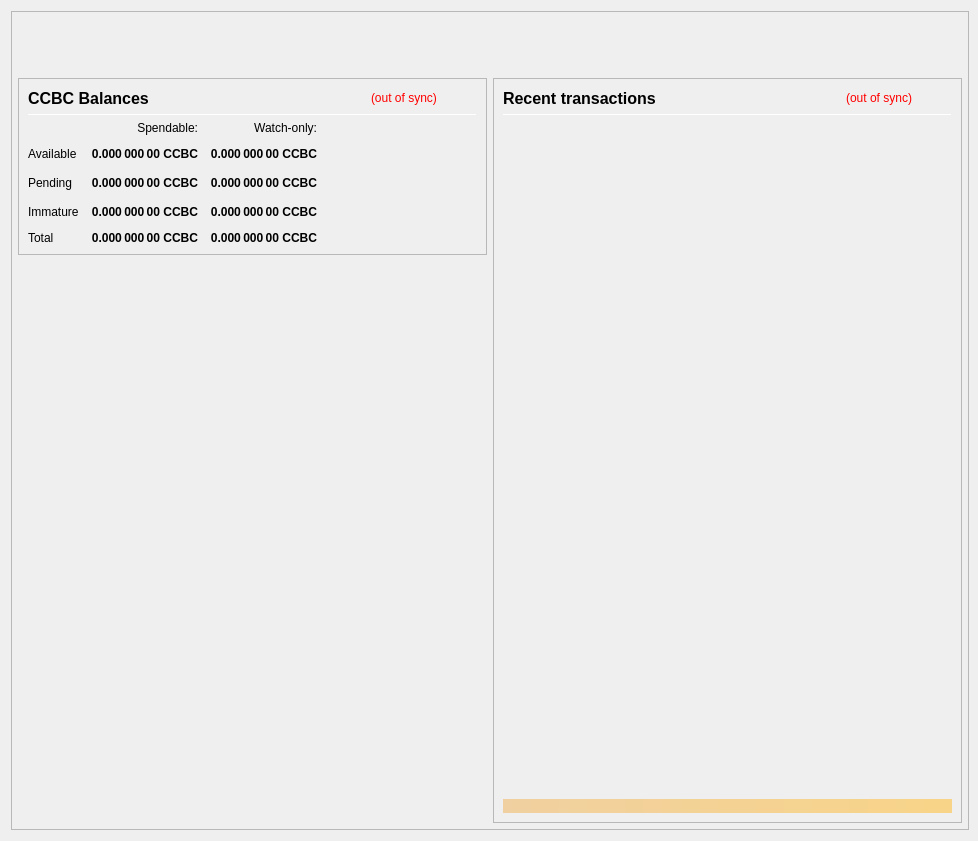
<?xml version="1.0" encoding="UTF-8"?>
<ui version="4.0">
 <class>OverviewPage</class>
 <widget class="QWidget" name="OverviewPage">
  <property name="geometry">
   <rect>
    <x>0</x>
    <y>0</y>
    <width>978</width>
    <height>841</height>
   </rect>
  </property>
  <property name="minimumSize">
   <size>
    <width>960</width>
    <height>682</height>
   </size>
  </property>
  <property name="font">
   <font>
    <weight>50</weight>
    <bold>false</bold>
   </font>
  </property>
  <property name="windowTitle">
   <string>Form</string>
  </property>
  <layout class="QVBoxLayout" name="topLayout" stretch="0">
   <property name="rightMargin">
    <number>9</number>
   </property>
   <item>
    <widget class="QFrame" name="frame_BG">
     <property name="minimumSize">
      <size>
       <width>850</width>
       <height>610</height>
      </size>
     </property>
     <property name="maximumSize">
      <size>
       <width>16777215</width>
       <height>16777215</height>
      </size>
     </property>
     <property name="frameShape">
      <enum>QFrame::StyledPanel</enum>
     </property>
     <property name="frameShadow">
      <enum>QFrame::Raised</enum>
     </property>
     <layout class="QVBoxLayout" name="verticalLayout_3" stretch="0">
      <property name="leftMargin">
       <number>0</number>
      </property>
      <property name="topMargin">
       <number>0</number>
      </property>
      <property name="rightMargin">
       <number>0</number>
      </property>
      <property name="bottomMargin">
       <number>6</number>
      </property>
      <item>
       <layout class="QVBoxLayout" name="verticalLayout_Master" stretch="0,1">
        <property name="leftMargin">
         <number>0</number>
        </property>
        <property name="topMargin">
         <number>0</number>
        </property>
        <property name="rightMargin">
         <number>0</number>
        </property>
        <property name="bottomMargin">
         <number>0</number>
        </property>
        <item>
         <widget class="QFrame" name="frame_Header">
          <layout class="QVBoxLayout" name="verticalLayout_Header" stretch="0">
           <property name="leftMargin">
            <number>0</number>
           </property>
           <property name="topMargin">
            <number>0</number>
           </property>
           <property name="rightMargin">
            <number>0</number>
           </property>
           <property name="bottomMargin">
            <number>0</number>
           </property>
           <item>
            <layout class="QHBoxLayout" name="horizontalLayout_Header" stretch="1,0">
             <property name="spacing">
              <number>6</number>
             </property>
             <item>
              <spacer name="horizontalSpacer_Header">
               <property name="orientation">
                <enum>Qt::Horizontal</enum>
               </property>
               <property name="sizeHint" stdset="0">
                <size>
                 <width>40</width>
                 <height>20</height>
                </size>
               </property>
              </spacer>
             </item>
             <item>
              <widget class="QLabel" name="labelOverviewHeaderRight">
               <property name="minimumSize">
                <size>
                 <width>464</width>
                 <height>60</height>
                </size>
               </property>
               <property name="maximumSize">
                <size>
                 <width>16777215</width>
                 <height>60</height>
                </size>
               </property>
               <property name="font">
                <font>
                 <pointsize>14</pointsize>
                </font>
               </property>
               <property name="text">
                <string/>
               </property>
               <property name="alignment">
                <set>Qt::AlignRight|Qt::AlignTrailing|Qt::AlignVCenter</set>
               </property>
              </widget>
             </item>
            </layout>
           </item>
          </layout>
         </widget>
        </item>
        <item>
         <widget class="QFrame" name="frame_Content">
          <layout class="QVBoxLayout" name="verticalLayout_Content">
           <property name="leftMargin">
            <number>6</number>
           </property>
           <property name="topMargin">
            <number>0</number>
           </property>
           <property name="rightMargin">
            <number>6</number>
           </property>
           <property name="bottomMargin">
            <number>0</number>
           </property>
           <item>
            <layout class="QHBoxLayout" name="horizontalLayout_Content" stretch="1,1">
             <property name="spacing">
              <number>6</number>
             </property>
             <item>
              <layout class="QVBoxLayout" name="verticalLayout_left" stretch="0,0">
               <item>
                <widget class="QFrame" name="frameBalances">
                 <property name="frameShape">
                  <enum>QFrame::StyledPanel</enum>
                 </property>
                 <property name="frameShadow">
                  <enum>QFrame::Raised</enum>
                 </property>
                 <layout class="QVBoxLayout" name="verticalLayout_4">
                  <item>
                   <layout class="QHBoxLayout" name="hlBalancesHeader" stretch="2,0,0">
                    <property name="spacing">
                     <number>6</number>
                    </property>
                    <item>
                     <widget class="QLabel" name="labelBalances">
                      <property name="minimumSize">
                       <size>
                        <width>0</width>
                        <height>0</height>
                       </size>
                      </property>
                      <property name="font">
                       <font>
                        <pointsize>12</pointsize>
                        <weight>75</weight>
                        <bold>true</bold>
                       </font>
                      </property>
                      <property name="text">
                       <string>CCBC Balances</string>
                      </property>
                     </widget>
                    </item>
                    <item>
                     <widget class="QLabel" name="labelWalletStatus">
                      <property name="cursor">
                       <cursorShape>WhatsThisCursor</cursorShape>
                      </property>
                      <property name="toolTip">
                       <string>The displayed information may be out of date. Your wallet automatically synchronizes with the Cryptocashback network after a connection is established, but this process has not completed yet.</string>
                      </property>
                      <property name="styleSheet">
                       <string notr="true">QLabel { color: red; }</string>
                      </property>
                      <property name="text">
                       <string notr="true">(out of sync)</string>
                      </property>
                      <property name="alignment">
                       <set>Qt::AlignLeading|Qt::AlignLeft|Qt::AlignVCenter</set>
                      </property>
                     </widget>
                    </item>
                    <item>
                     <spacer name="hsBalancesHeader">
                      <property name="orientation">
                       <enum>Qt::Horizontal</enum>
                      </property>
                      <property name="sizeHint" stdset="0">
                       <size>
                        <width>40</width>
                        <height>20</height>
                       </size>
                      </property>
                     </spacer>
                    </item>
                   </layout>
                  </item>
                  <item>
                   <widget class="Line" name="lineBalances">
                    <property name="minimumSize">
                     <size>
                      <width>0</width>
                      <height>1</height>
                     </size>
                    </property>
                    <property name="maximumSize">
                     <size>
                      <width>16777215</width>
                      <height>1</height>
                     </size>
                    </property>
                    <property name="orientation">
                     <enum>Qt::Horizontal</enum>
                    </property>
                   </widget>
                  </item>
                  <item>
                   <layout class="QGridLayout" name="gridLayout">
                    <property name="spacing">
                     <number>12</number>
                    </property>
                    <item row="2" column="2">
                     <widget class="QLabel" name="labelWatchPending">
                      <property name="font">
                       <font>
                        <weight>75</weight>
                        <bold>true</bold>
                       </font>
                      </property>
                      <property name="cursor">
                       <cursorShape>ArrowCursor</cursorShape>
                      </property>
                      <property name="toolTip">
                       <string>Unconfirmed transactions to watch-only addresses</string>
                      </property>
                      <property name="text">
                       <string notr="true">0.000 000 00 CCBC</string>
                      </property>
                      <property name="alignment">
                       <set>Qt::AlignRight|Qt::AlignTrailing|Qt::AlignVCenter</set>
                      </property>
                      <property name="textInteractionFlags">
                       <set>Qt::NoTextInteraction</set>
                      </property>
                     </widget>
                    </item>
                    <item row="2" column="1">
                     <widget class="QLabel" name="labelUnconfirmed">
                      <property name="font">
                       <font>
                        <weight>75</weight>
                        <bold>true</bold>
                       </font>
                      </property>
                      <property name="cursor">
                       <cursorShape>ArrowCursor</cursorShape>
                      </property>
                      <property name="toolTip">
                       <string>Total of transactions that have yet to be confirmed, and do not yet count toward the spendable balance</string>
                      </property>
                      <property name="text">
                       <string notr="true">0.000 000 00 CCBC</string>
                      </property>
                      <property name="alignment">
                       <set>Qt::AlignRight|Qt::AlignTrailing|Qt::AlignVCenter</set>
                      </property>
                      <property name="textInteractionFlags">
                       <set>Qt::NoTextInteraction</set>
                      </property>
                     </widget>
                    </item>
                    <item row="3" column="2">
                     <widget class="QLabel" name="labelWatchImmature">
                      <property name="font">
                       <font>
                        <weight>75</weight>
                        <bold>true</bold>
                       </font>
                      </property>
                      <property name="cursor">
                       <cursorShape>ArrowCursor</cursorShape>
                      </property>
                      <property name="toolTip">
                       <string>Staked or masternode rewards in watch-only addresses that has not yet matured</string>
                      </property>
                      <property name="text">
                       <string notr="true">0.000 000 00 CCBC</string>
                      </property>
                      <property name="alignment">
                       <set>Qt::AlignRight|Qt::AlignTrailing|Qt::AlignVCenter</set>
                      </property>
                      <property name="textInteractionFlags">
                       <set>Qt::NoTextInteraction</set>
                      </property>
                     </widget>
                    </item>
                    <item row="4" column="0">
                     <widget class="QLabel" name="labelTotalText">
                      <property name="text">
                       <string>Total</string>
                      </property>
                      <property name="textInteractionFlags">
                       <set>Qt::NoTextInteraction</set>
                      </property>
                     </widget>
                    </item>
                    <item row="3" column="1">
                     <widget class="QLabel" name="labelImmature">
                      <property name="font">
                       <font>
                        <weight>75</weight>
                        <bold>true</bold>
                       </font>
                      </property>
                      <property name="cursor">
                       <cursorShape>ArrowCursor</cursorShape>
                      </property>
                      <property name="toolTip">
                       <string>Staked or masternode rewards that has not yet matured</string>
                      </property>
                      <property name="text">
                       <string notr="true">0.000 000 00 CCBC</string>
                      </property>
                      <property name="alignment">
                       <set>Qt::AlignRight|Qt::AlignTrailing|Qt::AlignVCenter</set>
                      </property>
                      <property name="textInteractionFlags">
                       <set>Qt::NoTextInteraction</set>
                      </property>
                     </widget>
                    </item>
                    <item row="2" column="3">
                     <spacer name="hsBalances">
                      <property name="orientation">
                       <enum>Qt::Horizontal</enum>
                      </property>
                      <property name="sizeHint" stdset="0">
                       <size>
                        <width>40</width>
                        <height>20</height>
                       </size>
                      </property>
                     </spacer>
                    </item>
                    <item row="3" column="0">
                     <widget class="QLabel" name="labelImmatureText">
                      <property name="text">
                       <string>Immature</string>
                      </property>
                      <property name="textInteractionFlags">
                       <set>Qt::NoTextInteraction</set>
                      </property>
                     </widget>
                    </item>
                    <item row="4" column="1">
                     <widget class="QLabel" name="labelTotal">
                      <property name="font">
                       <font>
                        <weight>75</weight>
                        <bold>true</bold>
                       </font>
                      </property>
                      <property name="cursor">
                       <cursorShape>ArrowCursor</cursorShape>
                      </property>
                      <property name="toolTip">
                       <string>Your current total balance</string>
                      </property>
                      <property name="text">
                       <string notr="true">0.000 000 00 CCBC</string>
                      </property>
                      <property name="alignment">
                       <set>Qt::AlignRight|Qt::AlignTrailing|Qt::AlignVCenter</set>
                      </property>
                      <property name="textInteractionFlags">
                       <set>Qt::NoTextInteraction</set>
                      </property>
                     </widget>
                    </item>
                    <item row="4" column="2">
                     <widget class="QLabel" name="labelWatchTotal">
                      <property name="font">
                       <font>
                        <weight>75</weight>
                        <bold>true</bold>
                       </font>
                      </property>
                      <property name="cursor">
                       <cursorShape>ArrowCursor</cursorShape>
                      </property>
                      <property name="toolTip">
                       <string>Current total balance in watch-only addresses</string>
                      </property>
                      <property name="text">
                       <string notr="true">0.000 000 00 CCBC</string>
                      </property>
                      <property name="alignment">
                       <set>Qt::AlignRight|Qt::AlignTrailing|Qt::AlignVCenter</set>
                      </property>
                      <property name="textInteractionFlags">
                       <set>Qt::NoTextInteraction</set>
                      </property>
                     </widget>
                    </item>
                    <item row="0" column="2">
                     <widget class="QLabel" name="labelWatchonly">
                      <property name="text">
                       <string>Watch-only:</string>
                      </property>
                      <property name="alignment">
                       <set>Qt::AlignRight|Qt::AlignTrailing|Qt::AlignVCenter</set>
                      </property>
                     </widget>
                    </item>
                    <item row="1" column="0">
                     <widget class="QLabel" name="labelBalanceText">
                      <property name="text">
                       <string>Available</string>
                      </property>
                      <property name="textInteractionFlags">
                       <set>Qt::NoTextInteraction</set>
                      </property>
                     </widget>
                    </item>
                    <item row="1" column="1">
                     <widget class="QLabel" name="labelBalance">
                      <property name="font">
                       <font>
                        <weight>75</weight>
                        <bold>true</bold>
                       </font>
                      </property>
                      <property name="cursor">
                       <cursorShape>ArrowCursor</cursorShape>
                      </property>
                      <property name="toolTip">
                       <string>Your current spendable balance</string>
                      </property>
                      <property name="text">
                       <string notr="true">0.000 000 00 CCBC</string>
                      </property>
                      <property name="alignment">
                       <set>Qt::AlignRight|Qt::AlignTrailing|Qt::AlignVCenter</set>
                      </property>
                      <property name="textInteractionFlags">
                       <set>Qt::NoTextInteraction</set>
                      </property>
                     </widget>
                    </item>
                    <item row="1" column="2">
                     <widget class="QLabel" name="labelWatchAvailable">
                      <property name="font">
                       <font>
                        <weight>75</weight>
                        <bold>true</bold>
                       </font>
                      </property>
                      <property name="cursor">
                       <cursorShape>ArrowCursor</cursorShape>
                      </property>
                      <property name="toolTip">
                       <string>Your current balance in watch-only addresses</string>
                      </property>
                      <property name="text">
                       <string notr="true">0.000 000 00 CCBC</string>
                      </property>
                      <property name="alignment">
                       <set>Qt::AlignRight|Qt::AlignTrailing|Qt::AlignVCenter</set>
                      </property>
                      <property name="textInteractionFlags">
                       <set>Qt::NoTextInteraction</set>
                      </property>
                     </widget>
                    </item>
                    <item row="2" column="0">
                     <widget class="QLabel" name="labelPendingText">
                      <property name="text">
                       <string>Pending</string>
                      </property>
                      <property name="textInteractionFlags">
                       <set>Qt::NoTextInteraction</set>
                      </property>
                     </widget>
                    </item>
                    <item row="0" column="1">
                     <widget class="QLabel" name="labelSpendable">
                      <property name="text">
                       <string>Spendable:</string>
                      </property>
                      <property name="alignment">
                       <set>Qt::AlignRight|Qt::AlignTrailing|Qt::AlignVCenter</set>
                      </property>
                     </widget>
                    </item>
                   </layout>
                  </item>
                 </layout>
                </widget>
               </item>
               <item>
                <spacer name="verticalSpacer">
                 <property name="orientation">
                  <enum>Qt::Vertical</enum>
                 </property>
                 <property name="sizeHint" stdset="0">
                  <size>
                   <width>20</width>
                   <height>40</height>
                  </size>
                 </property>
                </spacer>
               </item>
              </layout>
             </item>
             <item>
              <layout class="QVBoxLayout" name="verticalLayout_right" stretch="1">
               <item>
                <widget class="QFrame" name="frame_RecentTransactions">
                 <property name="minimumSize">
                  <size>
                   <width>0</width>
                   <height>0</height>
                  </size>
                 </property>
                 <property name="frameShape">
                  <enum>QFrame::StyledPanel</enum>
                 </property>
                 <property name="frameShadow">
                  <enum>QFrame::Raised</enum>
                 </property>
                 <layout class="QVBoxLayout" name="verticalLayout_1" stretch="0,0,0,0,0">
                  <item>
                   <layout class="QHBoxLayout" name="horizontalLayout_2" stretch="2,0,0">
                    <property name="spacing">
                     <number>3</number>
                    </property>
                    <item>
                     <widget class="QLabel" name="label_4">
                      <property name="minimumSize">
                       <size>
                        <width>0</width>
                        <height>20</height>
                       </size>
                      </property>
                      <property name="font">
                       <font>
                        <pointsize>12</pointsize>
                        <weight>75</weight>
                        <bold>true</bold>
                       </font>
                      </property>
                      <property name="text">
                       <string>Recent transactions</string>
                      </property>
                     </widget>
                    </item>
                    <item>
                     <widget class="QLabel" name="labelTransactionsStatus">
                      <property name="cursor">
                       <cursorShape>WhatsThisCursor</cursorShape>
                      </property>
                      <property name="toolTip">
                       <string>The displayed information may be out of date. Your wallet automatically synchronizes with the Cryptocashback network after a connection is established, but this process has not completed yet.</string>
                      </property>
                      <property name="styleSheet">
                       <string notr="true">QLabel { color: red; }</string>
                      </property>
                      <property name="text">
                       <string notr="true">(out of sync)</string>
                      </property>
                      <property name="alignment">
                       <set>Qt::AlignRight|Qt::AlignTrailing|Qt::AlignVCenter</set>
                      </property>
                     </widget>
                    </item>
                    <item>
                     <spacer name="horizontalSpacer">
                      <property name="orientation">
                       <enum>Qt::Horizontal</enum>
                      </property>
                      <property name="sizeHint" stdset="0">
                       <size>
                        <width>40</width>
                        <height>20</height>
                       </size>
                      </property>
                     </spacer>
                    </item>
                   </layout>
                  </item>
                  <item>
                   <widget class="Line" name="line">
                    <property name="minimumSize">
                     <size>
                      <width>0</width>
                      <height>1</height>
                     </size>
                    </property>
                    <property name="maximumSize">
                     <size>
                      <width>16777215</width>
                      <height>1</height>
                     </size>
                    </property>
                    <property name="orientation">
                     <enum>Qt::Horizontal</enum>
                    </property>
                   </widget>
                  </item>
                  <item>
                   <widget class="QListView" name="listTransactions">
                    <property name="minimumSize">
                     <size>
                      <width>0</width>
                      <height>0</height>
                     </size>
                    </property>
                    <property name="styleSheet">
                     <string notr="true">QListView { background: transparent; }</string>
                    </property>
                    <property name="frameShape">
                     <enum>QFrame::NoFrame</enum>
                    </property>
                    <property name="verticalScrollBarPolicy">
                     <enum>Qt::ScrollBarAlwaysOff</enum>
                    </property>
                    <property name="horizontalScrollBarPolicy">
                     <enum>Qt::ScrollBarAlwaysOff</enum>
                    </property>
                    <property name="selectionMode">
                     <enum>QAbstractItemView::NoSelection</enum>
                    </property>
                   </widget>
                  </item>
                  <item>
                   <spacer name="verticalSpacer_2">
                    <property name="orientation">
                     <enum>Qt::Vertical</enum>
                    </property>
                    <property name="sizeType">
                     <enum>QSizePolicy::Expanding</enum>
                    </property>
                    <property name="sizeHint" stdset="0">
                     <size>
                      <width>20</width>
                      <height>40</height>
                     </size>
                    </property>
                   </spacer>
                  </item>
                  <item>
                   <widget class="QLabel" name="labelAlerts">
                    <property name="maximumSize">
                     <size>
                      <width>16777215</width>
                      <height>16777215</height>
                     </size>
                    </property>
                    <property name="styleSheet">
                     <string notr="true">background-color: qlineargradient(x1: 0, y1: 0, x2: 1, y2: 0, stop:0 #F0D0A0, stop:1 #F8D488); color:#000000;</string>
                    </property>
                    <property name="text">
                     <string/>
                    </property>
                    <property name="wordWrap">
                     <bool>true</bool>
                    </property>
                    <property name="margin">
                     <number>3</number>
                    </property>
                   </widget>
                  </item>
                 </layout>
                </widget>
               </item>
              </layout>
             </item>
            </layout>
           </item>
          </layout>
         </widget>
        </item>
       </layout>
      </item>
     </layout>
    </widget>
   </item>
  </layout>
 </widget>
 <resources/>
 <connections/>
</ui>
